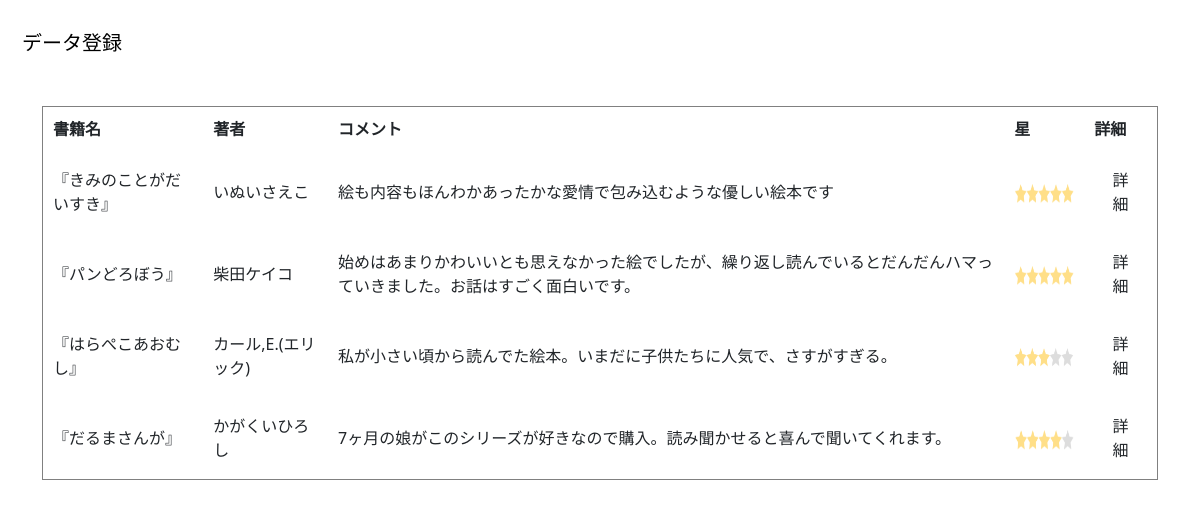
The page /select.php on the database its author committed.
### tables this page shows
CREATE TABLE `gs_bm_table` (
  `id` int(12) NOT NULL,
  `bookName` varchar(64) NOT NULL,
  `bookAuthors` varchar(64) NOT NULL,
  `bookUrl` text NOT NULL,
  `bookRate` int(2) NOT NULL,
  `bookComment` text NOT NULL,
  `date` datetime NOT NULL
);

### select.php (the view, shortened to what this page needs)
<?php
function h($str)
{
    return htmlspecialchars($str, ENT_QUOTES);
}
try {
  $pdo = new PDO('mysql:dbname=gs_db;charset=utf8;host=localhost','root','');
} catch (PDOException $e) {
  exit('DBConnectError:'.$e->getMessage());
}
$stmt = $pdo->prepare('SELECT * FROM gs_bm_table;');
$status = $stmt->execute();
$view="";
if ($status==false) {
  $error = $stmt->errorInfo();
  exit("ErrorQuery:".$error[2]);
}else{
  while( $result = $stmt->fetch(PDO::FETCH_ASSOC)){
    if($result['bookRate']===1){
      $starImg = "img/r1.png";
    }else if($result['bookRate']===2){
      $starImg = "img/r2.png";
    }else if($result['bookRate']===3){
      $starImg = "img/r3.png";
    }else if($result['bookRate']===4){
      $starImg = "img/r4.png";
    }else{
      $starImg = "img/r5.png";
    }
    $view .= '<tr><td>' . h($result['bookName']) . '</td><td>' . h($result['bookAuthors']) . '</td><td>' . h($result['bookComment']) . '</td><td>' . '<img src = "' . $starImg . '" alt="' . h($result['bookName']) . '" width="60px" height="20px"></td><td><a href="' . h($result['bookUrl']) . '" target="_blank"><button class="btn detail-btn">詳細</button></a></td></tr>';
  }
}
?>
<!DOCTYPE html>
<html lang="ja">
<head>
<link rel="stylesheet" href="css/style.css">
<link href="css/bootstrap.min.css" rel="stylesheet">
</head>
<body id="main">
<header>
  <nav class="navbar navbar-default">
    <div class="container-fluid">
      <div class="navbar-header">
      <a class="navbar-brand" href="index.php">データ登録</a>
      </div>
    </div>
  </nav>
</header>
<div>
    <div class="container jumbotron">
    <table border="1" cellpadding="10"><tr>
      <th>書籍名</th>
      <th>著者</th>
      <th>コメント</th>
      <th>星</th>
      <th>詳細</th>
    </tr>
    <tr><?= $view ?></tr></div>
</div>
</body>
</html>

### css/style.css (style rules this page uses)
body { font-size: small; }
.btn { border: solid #4310c4af; }

### select.php (style rules this page uses)
div { padding: 10px;font-size:16px; }

### rows shown on the page
gs_bm_table: bookName "『きみのことがだいすき』", bookAuthors "いぬいさえこ", bookComment "絵も内容もほんわかあったかな愛情で包み込むような優しい絵本です"
gs_bm_table: bookName "『パンどろぼう』", bookAuthors "柴田ケイコ", bookComment "始めはあまりかわいいとも思えなかった絵でしたが、繰り返し読んでいるとだんだんハマっていきました。お話はすごく面白いです。"
gs_bm_table: bookName "『はらぺこあおむし』", bookAuthors "カール,E.(エリック)", bookComment "私が小さい頃から読んでた絵本。いまだに子供たちに人気で、さすがすぎる。", shows a picture
gs_bm_table: bookName "『だるまさんが』", bookAuthors "かがくいひろし", bookComment "7ヶ月の娘がこのシリーズが好きなので購入。読み聞かせると喜んで聞いてくれます。", shows a picture
